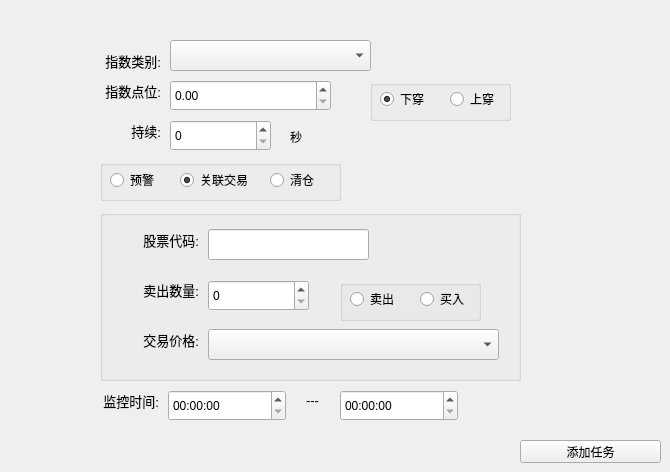
    <widget class="QWidget" name="tab_stkindex_task">
     <attribute name="title">
      <string>指数风控</string>
     </attribute>
     <widget class="QComboBox" name="combox_stkindex">
      <property name="geometry">
       <rect>
        <x>170</x>
        <y>40</y>
        <width>201</width>
        <height>31</height>
       </rect>
      </property>
     </widget>
     <widget class="QLabel" name="label_index_kind">
      <property name="geometry">
       <rect>
        <x>90</x>
        <y>50</y>
        <width>71</width>
        <height>21</height>
       </rect>
      </property>
      <property name="font">
       <font>
        <pointsize>10</pointsize>
       </font>
      </property>
      <property name="text">
       <string>指数类别:</string>
      </property>
      <property name="alignment">
       <set>Qt::AlignRight|Qt::AlignTrailing|Qt::AlignVCenter</set>
      </property>
     </widget>
     <widget class="QGroupBox" name="grp_relstock_trade">
      <property name="geometry">
       <rect>
        <x>100</x>
        <y>210</y>
        <width>421</width>
        <height>171</height>
       </rect>
      </property>
      <property name="title">
       <string/>
      </property>
      <widget class="QLabel" name="label_sell_num_2">
       <property name="geometry">
        <rect>
         <x>8</x>
         <y>69</y>
         <width>91</width>
         <height>21</height>
        </rect>
       </property>
       <property name="font">
        <font>
         <pointsize>10</pointsize>
        </font>
       </property>
       <property name="text">
        <string>卖出数量:</string>
       </property>
       <property name="alignment">
        <set>Qt::AlignRight|Qt::AlignTrailing|Qt::AlignVCenter</set>
       </property>
      </widget>
      <widget class="QSpinBox" name="spinBox_indtrd_quantity">
       <property name="geometry">
        <rect>
         <x>108</x>
         <y>70</y>
         <width>101</width>
         <height>31</height>
        </rect>
       </property>
      </widget>
      <widget class="QLabel" name="label_stock_3">
       <property name="geometry">
        <rect>
         <x>28</x>
         <y>19</y>
         <width>71</width>
         <height>21</height>
        </rect>
       </property>
       <property name="font">
        <font>
         <pointsize>10</pointsize>
        </font>
       </property>
       <property name="text">
        <string>股票代码:</string>
       </property>
       <property name="alignment">
        <set>Qt::AlignRight|Qt::AlignTrailing|Qt::AlignVCenter</set>
       </property>
      </widget>
      <widget class="QComboBox" name="indtrd_trd_price_level">
       <property name="geometry">
        <rect>
         <x>108</x>
         <y>119</y>
         <width>291</width>
         <height>31</height>
        </rect>
       </property>
      </widget>
      <widget class="QLineEdit" name="le_indtrd_stock">
       <property name="geometry">
        <rect>
         <x>108</x>
         <y>19</y>
         <width>161</width>
         <height>31</height>
        </rect>
       </property>
      </widget>
      <widget class="QLabel" name="label_price_level_4">
       <property name="geometry">
        <rect>
         <x>8</x>
         <y>119</y>
         <width>91</width>
         <height>21</height>
        </rect>
       </property>
       <property name="font">
        <font>
         <pointsize>10</pointsize>
        </font>
       </property>
       <property name="text">
        <string>交易价格:</string>
       </property>
       <property name="alignment">
        <set>Qt::AlignRight|Qt::AlignTrailing|Qt::AlignVCenter</set>
       </property>
      </widget>
      <widget class="QGroupBox" name="grp_choice_bs">
       <property name="geometry">
        <rect>
         <x>240</x>
         <y>70</y>
         <width>141</width>
         <height>41</height>
        </rect>
       </property>
       <property name="title">
        <string/>
       </property>
       <widget class="QRadioButton" name="radioBtn_sell">
        <property name="geometry">
         <rect>
          <x>10</x>
          <y>10</y>
          <width>61</width>
          <height>18</height>
         </rect>
        </property>
        <property name="text">
         <string>卖出</string>
        </property>
       </widget>
       <widget class="QRadioButton" name="radioBtn_buy">
        <property name="geometry">
         <rect>
          <x>80</x>
          <y>10</y>
          <width>51</width>
          <height>18</height>
         </rect>
        </property>
        <property name="text">
         <string>买入</string>
        </property>
       </widget>
      </widget>
     </widget>
     <widget class="QGroupBox" name="grp_updownkind">
      <property name="geometry">
       <rect>
        <x>370</x>
        <y>80</y>
        <width>141</width>
        <height>41</height>
       </rect>
      </property>
      <property name="title">
       <string/>
      </property>
      <widget class="QRadioButton" name="radiobtn_cross_down">
       <property name="geometry">
        <rect>
         <x>10</x>
         <y>10</y>
         <width>82</width>
         <height>18</height>
        </rect>
       </property>
       <property name="text">
        <string>下穿</string>
       </property>
       <property name="checked">
        <bool>true</bool>
       </property>
      </widget>
      <widget class="QRadioButton" name="radiobtn_cross_up">
       <property name="geometry">
        <rect>
         <x>80</x>
         <y>10</y>
         <width>61</width>
         <height>18</height>
        </rect>
       </property>
       <property name="text">
        <string>上穿</string>
       </property>
      </widget>
     </widget>
     <widget class="QLabel" name="label_index_pos">
      <property name="geometry">
       <rect>
        <x>90</x>
        <y>80</y>
        <width>71</width>
        <height>21</height>
       </rect>
      </property>
      <property name="font">
       <font>
        <pointsize>10</pointsize>
       </font>
      </property>
      <property name="text">
       <string>指数点位:</string>
      </property>
      <property name="alignment">
       <set>Qt::AlignRight|Qt::AlignTrailing|Qt::AlignVCenter</set>
      </property>
     </widget>
     <widget class="QDoubleSpinBox" name="dbspbox_index_val">
      <property name="geometry">
       <rect>
        <x>170</x>
        <y>80</y>
        <width>161</width>
        <height>31</height>
       </rect>
      </property>
      <property name="decimals">
       <number>2</number>
      </property>
      <property name="maximum">
       <double>9999.989999999999782</double>
      </property>
     </widget>
     <widget class="QGroupBox" name="groupBox_kind_choice">
      <property name="geometry">
       <rect>
        <x>100</x>
        <y>160</y>
        <width>241</width>
        <height>41</height>
       </rect>
      </property>
      <property name="title">
       <string/>
      </property>
      <widget class="QRadioButton" name="radiobtn_clearall">
       <property name="geometry">
        <rect>
         <x>170</x>
         <y>10</y>
         <width>71</width>
         <height>20</height>
        </rect>
       </property>
       <property name="text">
        <string>清仓</string>
       </property>
      </widget>
      <widget class="QRadioButton" name="radiobtn_reltrade">
       <property name="geometry">
        <rect>
         <x>80</x>
         <y>10</y>
         <width>88</width>
         <height>20</height>
        </rect>
       </property>
       <property name="text">
        <string>关联交易</string>
       </property>
       <property name="checked">
        <bool>true</bool>
       </property>
      </widget>
      <widget class="QRadioButton" name="radiobtn_alert">
       <property name="geometry">
        <rect>
         <x>10</x>
         <y>10</y>
         <width>61</width>
         <height>20</height>
        </rect>
       </property>
       <property name="text">
        <string>预警</string>
       </property>
      </widget>
     </widget>
     <widget class="QPushButton" name="pbtn_add_indtrd_task">
      <property name="geometry">
       <rect>
        <x>520</x>
        <y>440</y>
        <width>141</width>
        <height>23</height>
       </rect>
      </property>
      <property name="text">
       <string>添加任务</string>
      </property>
     </widget>
     <widget class="QLabel" name="label_index_continue_sec">
      <property name="geometry">
       <rect>
        <x>290</x>
        <y>130</y>
        <width>46</width>
        <height>13</height>
       </rect>
      </property>
      <property name="text">
       <string>秒</string>
      </property>
     </widget>
     <widget class="QLabel" name="label_index_continue_time">
      <property name="geometry">
       <rect>
        <x>90</x>
        <y>120</y>
        <width>71</width>
        <height>21</height>
       </rect>
      </property>
      <property name="font">
       <font>
        <pointsize>10</pointsize>
       </font>
      </property>
      <property name="text">
       <string>持续:</string>
      </property>
      <property name="alignment">
       <set>Qt::AlignRight|Qt::AlignTrailing|Qt::AlignVCenter</set>
      </property>
     </widget>
     <widget class="QSpinBox" name="spinBox_index_continue_time">
      <property name="geometry">
       <rect>
        <x>170</x>
        <y>120</y>
        <width>101</width>
        <height>31</height>
       </rect>
      </property>
      <property name="maximum">
       <number>120</number>
      </property>
     </widget>
     <widget class="QTimeEdit" name="indtrd_timeEdit_end">
      <property name="geometry">
       <rect>
        <x>340</x>
        <y>390</y>
        <width>118</width>
        <height>31</height>
       </rect>
      </property>
     </widget>
     <widget class="QLabel" name="label_time_mid_2">
      <property name="geometry">
       <rect>
        <x>298</x>
        <y>390</y>
        <width>21</width>
        <height>21</height>
       </rect>
      </property>
      <property name="font">
       <font>
        <pointsize>10</pointsize>
       </font>
      </property>
      <property name="text">
       <string>---</string>
      </property>
      <property name="alignment">
       <set>Qt::AlignRight|Qt::AlignTrailing|Qt::AlignVCenter</set>
      </property>
     </widget>
     <widget class="QLabel" name="label_monitor_2">
      <property name="geometry">
       <rect>
        <x>68</x>
        <y>390</y>
        <width>91</width>
        <height>21</height>
       </rect>
      </property>
      <property name="font">
       <font>
        <pointsize>10</pointsize>
       </font>
      </property>
      <property name="text">
       <string>监控时间:</string>
      </property>
      <property name="alignment">
       <set>Qt::AlignRight|Qt::AlignTrailing|Qt::AlignVCenter</set>
      </property>
     </widget>
     <widget class="QTimeEdit" name="indtrd_timeEdit_begin">
      <property name="geometry">
       <rect>
        <x>168</x>
        <y>390</y>
        <width>118</width>
        <height>31</height>
       </rect>
      </property>
     </widget>
    </widget>
